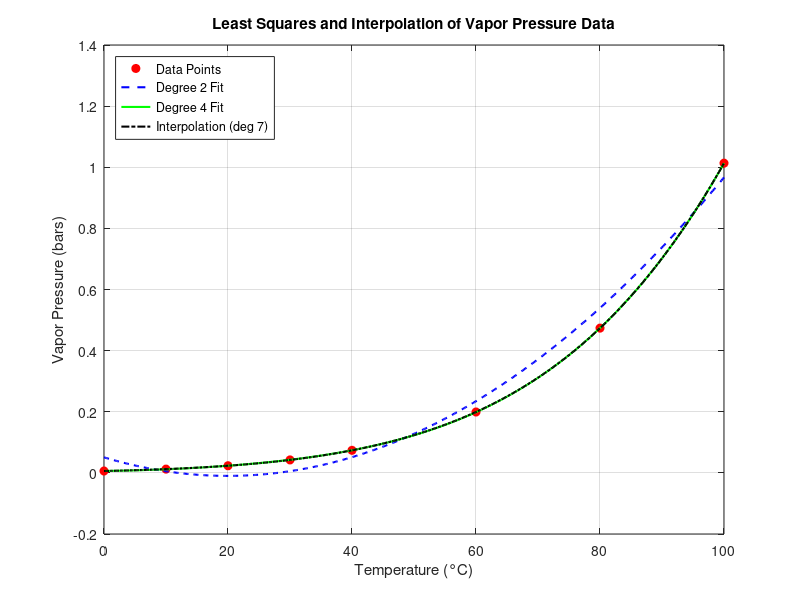

This chart was generated by the following MATLAB code:
T = [0 10 20 30 40 60 80 100];
P = [0.0061 0.0123 0.0234 0.0424 0.0738 0.1992 0.4736 1.0133];
T_val = 45;
P_exact = 0.095848;

deg2 = polyfit(T, P, 2);
deg4 = polyfit(T, P, 4);
interp_poly = polyfit(T, P, length(T) - 1); 

P_deg2 = polyval(deg2, T_val);
P_deg4 = polyval(deg4, T_val);
P_interp = polyval(interp_poly, T_val);

err_deg2 = abs(P_deg2 - P_exact);
err_deg4 = abs(P_deg4 - P_exact);
err_interp = abs(P_interp - P_exact);

fprintf('Degree 2 approximation at T = 45: %.6f (error = %.6f)\n', P_deg2, err_deg2);
fprintf('Degree 4 approximation at T = 45: %.6f (error = %.6f)\n', P_deg4, err_deg4);
fprintf('Interpolation polynomial at T = 45: %.6f (error = %.6f)\n', P_interp, err_interp);

T_dense = linspace(0, 100, 500);
P_fit2 = polyval(deg2, T_dense);
P_fit4 = polyval(deg4, T_dense);
P_fit_interp = polyval(interp_poly, T_dense);

figure;
plot(T, P, 'ro', 'MarkerFaceColor', 'r'); hold on;
plot(T_dense, P_fit2, 'b--', 'LineWidth', 1.5);
plot(T_dense, P_fit4, 'g-', 'LineWidth', 1.5);
plot(T_dense, P_fit_interp, 'k-.', 'LineWidth', 1.5);
legend('Data Points', 'Degree 2 Fit', 'Degree 4 Fit', 'Interpolation (deg 7)', 'Location', 'northwest');
xlabel('Temperature (°C)');
ylabel('Vapor Pressure (bars)');
title('Least Squares and Interpolation of Vapor Pressure Data');
grid on;
